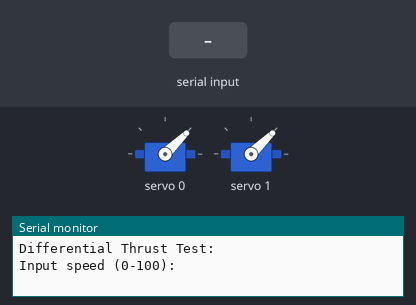
A sketch run on a simulated Arduino Zero (SAMD21). On the bench: 2 × servo, the last lines printed to the serial monitor. Inputs (shaded band) come from the test bench.

Above: at 7.2 s.
7.3 s: "90,45\n" received over Serial
At 8.4 s:
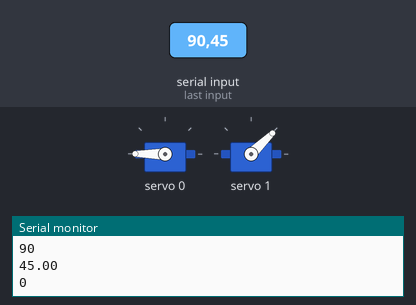
8.8 s: "30,150\n" received over Serial
At 10.4 s:
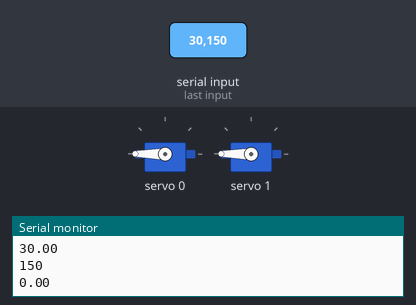
11.3 s: "1,90,45\n" received over Serial
At 13.5 s:
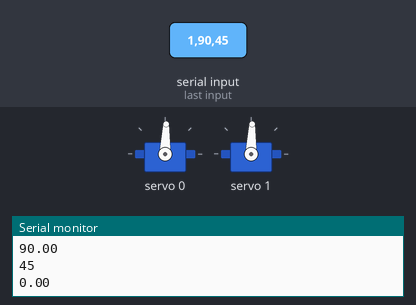
13.8 s: "90\n" received over Serial
At 15.4 s:
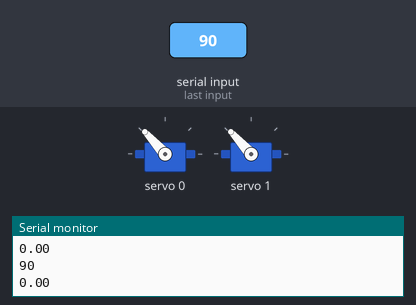
16.3 s: "1,90\n" received over Serial
At 17.5 s:
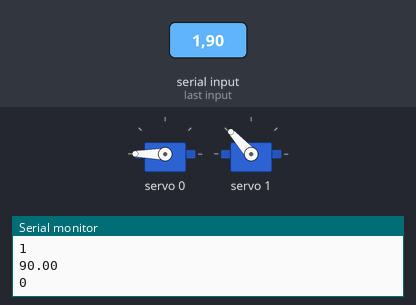
17.8 s: "5\n" received over Serial
At 18.8 s:
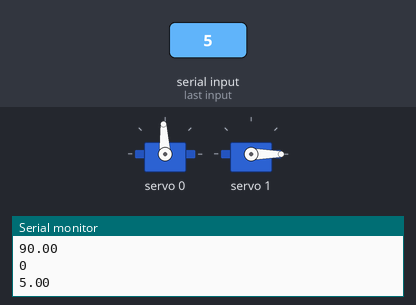
Timing chart, 0 to 20.3 s (numbered marks = the images above; inputs shaded):
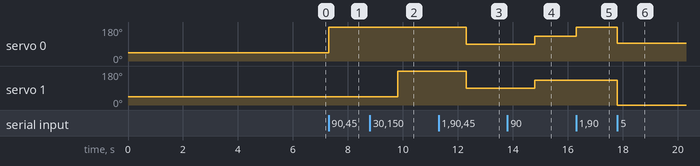

Measured:
- after the input at 7.3 s, servo 0: 44° → 180° at once
- after the input at 8.8 s, servo 1: 44° → 180° after 1.0 s
- after the input at 11.3 s, servo 0, servo 1: 180° → 88° after 1.0 s
- after the input at 13.8 s, servo 0, servo 1: 88° → 132° after 1.0 s
- after the input at 16.3 s, servo 0: 132° → 180° at once
- after the input at 17.8 s, servo 0: 180° → 93° at once; servo 1: 132° → 0° at once

The sketch:

Autonomous_Aquatics_Differential_Thrust.ino
```cpp
#include <Adafruit_PWMServoDriver.h>

#define SERVO_FREQ 50

Adafruit_PWMServoDriver pwm = Adafruit_PWMServoDriver();

int speed = 0;
float differential = 0;

void setup() {
  SerialUSB.begin(115200);
  while(!SerialUSB){
  }
  SerialUSB.println("Differential Thrust Test:");
  SerialUSB.println("Input speed (0-100):");
  pwm.begin();
  pwm.setOscillatorFrequency(27000000);
  pwm.setPWMFreq(SERVO_FREQ);
  delay(1000);
  pwm.writeMicroseconds(0, mapSpeed(0)); //left
  pwm.writeMicroseconds(1, mapSpeed(0)); //right
  delay(5000);
}

void loop() {
  //Collect speed and differential value, and set the thrust of each motor accordingly
  while(SerialUSB.available() == 0) {
    }
  speed = SerialUSB.parseInt();
  SerialUSB.println(speed);
  while(SerialUSB.available() == 0) {
    }
  differential = SerialUSB.parseFloat();
  SerialUSB.println(differential);
  differentialThrust(differential, speed);
}

//Convert a speed value to a PWM value
int mapSpeed(int speed){
  int pulselength = map(speed, 0, 100, 1000, 2000);
  return pulselength;
}

//Calculate the speed of each motor, and drive the motors
void differentialThrust(float differential, int speed){
  differential = constrain(differential, -50, 50);
  pwm.writeMicroseconds(0, mapSpeed(speed+(differential*10)));
  pwm.writeMicroseconds(1, mapSpeed(speed-(differential*10)));
}
```
